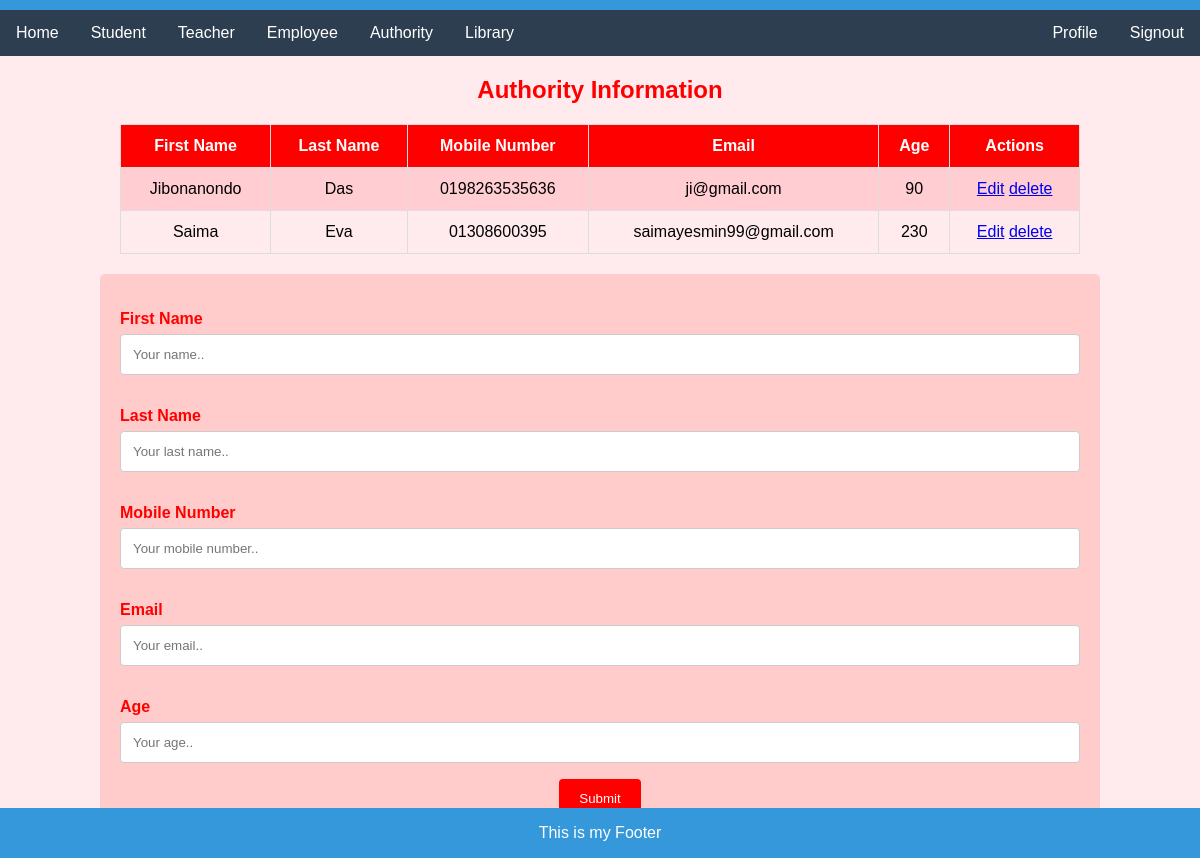
Page /authorityPage on the committed database.
### myApp/models.py (models this page shows, shortened)
class Authority(models.Model):
    First_Name=models.CharField(max_length=100, null=True)
    Last_Name=models.CharField(max_length=100, null=True)
    Mobile=models.CharField(max_length=100, null=True)
    Email=models.CharField(max_length=100, null=True)
    Age=models.CharField(max_length=100, null=True)

### myProject/views.py (the view)
# urls.py: path('authorityPage',authorityPage,name="authorityPageUrl"),
def authorityPage(request):
    authority = Authority.objects.all()
    context={
        "auth":authority,
    }
    return render(request,"authority.html",context)

### template/authority.html (shortened to what this page needs)
{% extends "home.html" %}
{% block content %}
<!DOCTYPE html>
<html lang="en">
<head>
</head>
<body>
  <h2>Authority Information</h2>
  <table>
    <tr>
      <th>First Name</th>
      <th>Last Name</th>
      <th>Mobile Number</th>
      <th>Email</th>
      <th>Age</th>
      <th>Actions</th>
    </tr>
    {% for i in auth %}
    <tr>
      <td>{{i.First_Name}}</td>
      <td>{{i.Last_Name}}</td>
      <td>{{i.Mobile}}</td>
      <td>{{i.Email}}</td>
      <td>{{i.Age}}</td>
      <td>
        <a href="{% url 'editAuthority' i.id  %}">Edit</a>
        <a href="{% url 'deleteAuthority' i.id  %}">delete</a>
      </td>
    </tr>
    {% endfor %}
  </table>
  <div class="container">
    <form action="{%url 'authorityAdd'%}" method='post'>
    <form>
      <label for="fname">First Name</label>
      <input type="text" id="fname" name="fname" placeholder="Your name..">
      <label for="lastname">Last Name</label>
      <input type="text" id="lastname" name="lname" placeholder="Your last name..">
      <label for="Mobile">Mobile Number</label>
      <input type="text" id="lname" name="mobile" placeholder="Your mobile number..">
      <label for="email">Email</label>
      <input type="text" id="email" name="email" placeholder="Your email..">
      <label for="age">Age</label>
      <input type="text" id="age" name="age" placeholder="Your age..">
      <input type="submit" value="Submit">
    </form>
  </div>
</body>
</html>
{% endblock %}

### template/home.html (style rules this page uses)
body { font-family: 'Arial', sans-serif; margin: 0; padding: 0; background-color: #f9f9f9; height: 20000; }
.container { max-width: 1200px; margin: 20px auto; padding: 20px; background-color: #ecf0f1; border-radius: 8px; }
h2 { color: #3498db; }
body { font-family: Arial, Helvetica, sans-serif; text-align: center; background-color: #f2f2f2; }
h2 { color: #04AA6D; }
table { font-family: Arial, sans-serif; border-collapse: collapse; width: 80%; margin: 20px auto; }
th, td { border: 1px solid #dddddd; text-align: center; padding: 12px; }
th { background-color: #04AA6D; color: white; }
tr:nth-child(even) { background-color: #f9f9f9; }
.container { border-radius: 5px; background-color: #ffffff; padding: 20px; width: 80%; margin: 20px auto; }
label { display: block; margin-top: 16px; color: #04AA6D; font-weight: bold; text-align: left; }
input[type=text] { width: 100%; padding: 12px; border: 1px solid #ccc; border-radius: 4px; box-sizing: border-box; margin-top: 6px; margin-bottom: 16px; resize: vertical; }
input[type=submit] { background-color: #04AA6D; color: white; padding: 12px 20px; border: none; border-radius: 4px; cursor: pointer; }

### template/authority.html (style rules this page uses)
body { font-family: Arial, Helvetica, sans-serif; text-align: center; background-color: #ffebee; }
h2 { color: #ff0000; }
table { font-family: Arial, sans-serif; border-collapse: collapse; width: 80%; margin: 20px auto; }
th, td { border: 1px solid #dddddd; text-align: center; padding: 12px; }
th { background-color: #ff0000; color: white; }
tr:nth-child(even) { background-color: #ffcdd2; }
.container { border-radius: 5px; background-color: #ffcccb; padding: 20px; width: 80%; margin: 20px auto; }
label { display: block; margin-top: 16px; color: #ff0000; font-weight: bold; text-align: left; }
input[type=text] { width: 100%; padding: 12px; border: 1px solid #ccc; border-radius: 4px; box-sizing: border-box; margin-top: 6px; margin-bottom: 16px; resize: vertical; }
input[type=submit] { background-color: #ff0000; color: white; padding: 12px 20px; border: none; border-radius: 4px; cursor: pointer; }

### rows in the picture
Authority: First_Name "Jibonanondo", Last_Name "Das", Mobile "0198263535636", Email "ji@gmail.com", Age "90"
Authority: First_Name "Saima", Last_Name "Eva", Mobile "01308600395", Email "saimayesmin99@gmail.com", Age "230"
